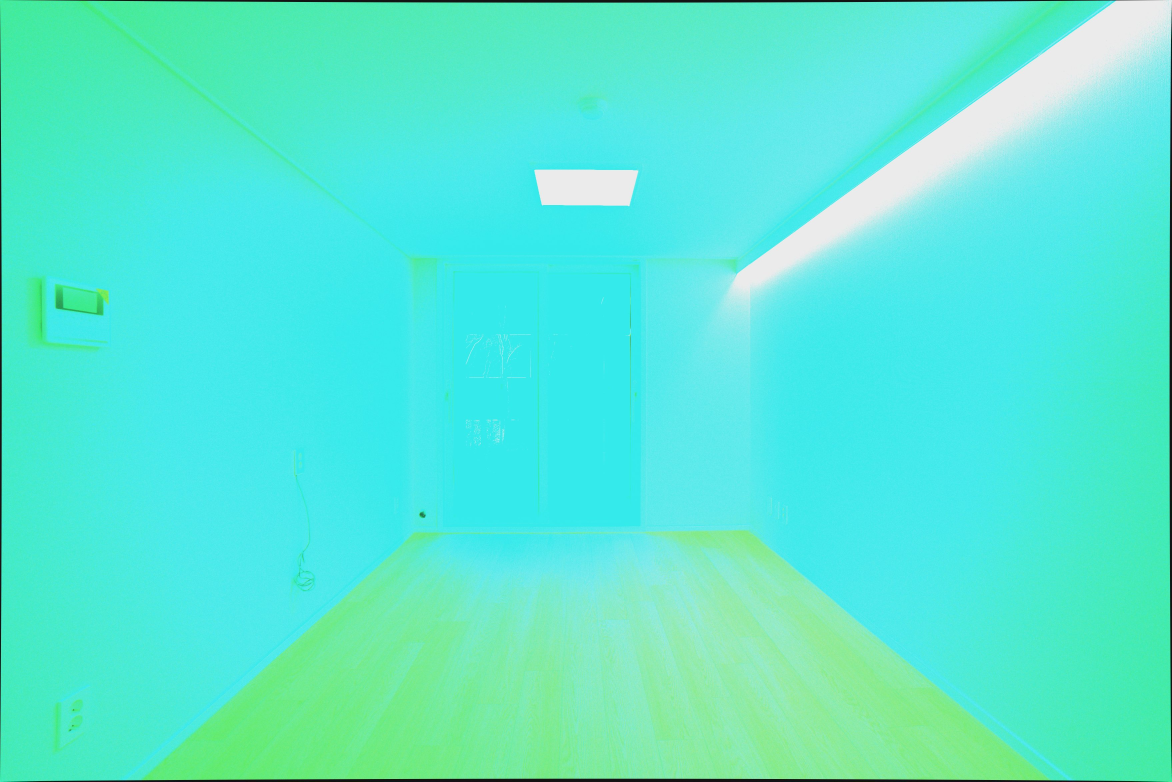
#> input picture tools/darktable-gemini-batch/style_samples/sample_A.jpg, 3514 x 2344 px (shown at 1/3 size)
$ python interior_highlight_recovery.py darktable-gemini-batch/style_samples/sample_A.jpg --dir darktable-gemini-batch/style_samples
#> lines starting #> are read from the running program, lines starting #| are printed output that depends on the picture; after the words box and inside, x2 and y2 are one past the last pixel; in counts of white or black regions, pixels touching at a corner belong together
#!/usr/bin/env python3
"""
인테리어 영상: 왼쪽 상단 ROI + 루마 키로 하이라이트만 억제(전역 노출 감소 없음),
OpenCV로 질감·인페인트 유사 복원, FFmpeg gradfun + unsharp + greyedge + colortemperature.

  pip install -r tools/requirements-interior-video.txt
  python3 tools/interior_highlight_recovery.py clip.mp4 -o out.mp4 --print-params
"""

from __future__ import annotations

import argparse
import subprocess
import sys
import tempfile
import threading
from dataclasses import dataclass
from pathlib import Path
from typing import Iterable

import auto_exposure_wb as aew

try:
    import cv2
    import numpy as np
except ImportError as e:
    cv2 = None  # type: ignore
    np = None  # type: ignore
    _IMPORT_ERR = e
else:
    _IMPORT_ERR = None

VIDEO_EXTS = aew.VIDEO_EXTS
IMAGE_EXTS = aew.IMAGE_EXTS

WARM_K_MIN = 6500.0
WARM_K_MAX = 7200.0
DEFAULT_WARM_K = 6850.0


@dataclass(frozen=True)
class HighlightAnalysis:
    """샘플 프레임 기준 자동 분석 결과."""

    frame_w: int
    frame_h: int
    roi_xywh: tuple[int, int, int, int]
    luma_key_t: float
    key_softness: float
    compress_gain: float
    clipped_frac_roi: float
    texture_hf_gain: float
    inpaint_radius: int
    inpaint_blend: float
    gradfun_strength: float
    gradfun_radius: int
    unsharp_lx: int
    unsharp_ly: int
    unsharp_la: float
    colortemperature_k: float


def _require_cv() -> None:
    if cv2 is None or np is None:
        raise ImportError(
            "OpenCV·NumPy가 필요합니다. 예: pip install -r tools/requirements-interior-video.txt"
        ) from _IMPORT_ERR


# [54 lines left out: functions _ffprobe_video_size_fps, _read_bgr, not called in this run]


def _read_image_bgr(path: Path) -> np.ndarray | None:
    _require_cv()
    im = cv2.imread(str(path), cv2.IMREAD_COLOR)
    return im


def _default_left_top_roi(w: int, h: int) -> tuple[int, int, int, int]:
    rw = max(32, int(w * 0.48))
    rh = max(32, int(h * 0.42))
    return 0, 0, rw, rh


def _tighten_roi_to_clipping(
    L: np.ndarray,
    blown: np.ndarray,
    w: int,
    h: int,
    base_roi: tuple[int, int, int, int],
    margin_frac: float = 0.04,
) -> tuple[int, int, int, int]:
    x0, y0, rw, rh = base_roi
    sub = blown[y0 : y0 + rh, x0 : x0 + rw]
    if not np.any(sub):
        return base_roi
    ys, xs = np.where(sub)
    my = int(max(4, h * margin_frac))
    mx = int(max(4, w * margin_frac))
    xa = max(0, x0 + int(xs.min()) - mx)
    ya = max(0, y0 + int(ys.min()) - my)
    xb = min(w, x0 + int(xs.max()) + mx + 1)
    yb = min(h, y0 + int(ys.max()) + my + 1)
    return xa, ya, max(32, xb - xa), max(32, yb - ya)


def analyze_highlight_clipping(
    bgr: np.ndarray,
    *,
    manual_roi_xywh: tuple[int, int, int, int] | None = None,
    manual_roi_norm: tuple[float, float, float, float] | None = None,
) -> HighlightAnalysis:
    """
    날림 정도에 따라 ROI·루마 키·압축·질감·gradfun·unsharp·색온도를 자동 산출.
    manual_roi_norm: (x, y, w, h) 각 0~1 비율(왼쪽 위 기준).
    """
    _require_cv()
    h, w = bgr.shape[:2]
    if manual_roi_xywh is not None:
        x, y, rw, rh = manual_roi_xywh
        roi = (max(0, x), max(0, y), max(32, min(rw, w - x)), max(32, min(rh, h - y)))
    elif manual_roi_norm is not None:
        nx, ny, nw, nh = manual_roi_norm
        roi = (
            int(nx * w),
            int(ny * h),
            max(32, int(nw * w)),
            max(32, int(nh * h)),
        )
        roi = (
            max(0, min(roi[0], w - 32)),
            max(0, min(roi[1], h - 32)),
            min(roi[2], w - roi[0]),
            min(roi[3], h - roi[1]),
        )
    else:
        roi = _default_left_top_roi(w, h)

    lab = cv2.cvtColor(bgr, cv2.COLOR_BGR2LAB)
    L = lab[:, :, 0].astype(np.float32)
    x0, y0, rw, rh = roi
    x0 = max(0, min(x0, w - 1))
    y0 = max(0, min(y0, h - 1))
    rw = max(32, min(rw, w - x0))
    rh = max(32, min(rh, h - y0))
    roi = (x0, y0, rw, rh)

    Lroi = L[y0 : y0 + rh, x0 : x0 + rw]
    maxc = np.max(bgr[y0 : y0 + rh, x0 : x0 + rw], axis=2).astype(np.float32)
    blown = (Lroi > 248.0) | (maxc > 250.0)
    clipped_frac = float(np.mean(blown)) if blown.size else 0.0

    roi = _tighten_roi_to_clipping(L, blown, w, h, roi)
    x0, y0, rw, rh = roi
    Lroi = L[y0 : y0 + rh, x0 : x0 + rw]
    maxc = np.max(bgr[y0 : y0 + rh, x0 : x0 + rw], axis=2).astype(np.float32)
    blown = (Lroi > 247.5) | (maxc > 249.0)
    clipped_frac = max(clipped_frac, float(np.mean(blown)) if blown.size else 0.0)

    flat = Lroi.ravel()
    if flat.size < 64:
        t_key = 230.0
    else:
        pct = 90.0 - min(18.0, clipped_frac * 80.0)
        t_key = float(np.percentile(flat, pct))
        t_key = max(200.0, min(252.0, t_key))

    key_softness = 10.0 + (1.0 - min(1.0, clipped_frac * 4.0)) * 14.0
    compress_gain = 0.42 + min(0.48, clipped_frac * 2.2 + (float(np.percentile(flat, 99)) - 235.0) * 0.04)
    compress_gain = max(0.28, min(0.92, compress_gain))

    texture_hf_gain = 0.28 + min(0.55, clipped_frac * 1.8)
    inpaint_radius = int(3 + min(6, round(clipped_frac * 25)))
    inpaint_blend = 0.12 + min(0.28, clipped_frac * 1.5)

    gf = 2.2 + min(14.0, clipped_frac * 55.0 + (252.0 - t_key) * 0.15)
    gf = max(1.8, min(18.0, gf))
    gr = int(10 + min(14, round(clipped_frac * 40)))

    us_la = 0.55 + min(0.85, clipped_frac * 1.1)
    if clipped_frac < 0.02:
        us_la = max(0.45, us_la * 0.85)

    wk = DEFAULT_WARM_K - min(350.0, clipped_frac * 600.0)
    wk = max(WARM_K_MIN, min(WARM_K_MAX, wk))

    return HighlightAnalysis(
        frame_w=w,
        frame_h=h,
        roi_xywh=roi,
        luma_key_t=t_key,
        key_softness=key_softness,
        compress_gain=compress_gain,
        clipped_frac_roi=clipped_frac,
        texture_hf_gain=texture_hf_gain,
        inpaint_radius=inpaint_radius,
        inpaint_blend=inpaint_blend,
        gradfun_strength=gf,
        gradfun_radius=gr,
        unsharp_lx=5,
        unsharp_ly=5,
        unsharp_la=us_la,
        colortemperature_k=wk,
    )


def _roi_weight_map(
    h: int,
    w: int,
    roi: tuple[int, int, int, int],
    feather_px: float,
) -> np.ndarray:
    x0, y0, rw, rh = roi
    m = np.zeros((h, w), dtype=np.float32)
    m[y0 : y0 + rh, x0 : x0 + rw] = 1.0
    k = max(3, int(feather_px * 2) | 1)
    m = cv2.GaussianBlur(m, (k, k), feather_px * 0.35)
    return np.clip(m, 0.0, 1.0)


def _luma_key_blend(L: np.ndarray, T: float, softness: float, roi_w: np.ndarray) -> np.ndarray:
    t = (L.astype(np.float32) - T) / max(softness, 1e-3)
    t = np.clip(t, 0.0, 1.0)
    t = t * t * (3.0 - 2.0 * t)
    return np.clip(t * roi_w, 0.0, 1.0)


def _compress_luma_masked(L: np.ndarray, blend: np.ndarray, T: float, gain: float) -> np.ndarray:
    """T 위 초과분만 gain 비율로 유지(나머지는 낮춤). 전역 스케일 아님."""
    Lf = L.astype(np.float32)
    excess = np.maximum(0.0, Lf - T)
    reduced = T + excess * gain
    return np.clip(Lf * (1.0 - blend) + reduced * blend, 0.0, 255.0)


def _texture_restore_inpaint_like(
    bgr_orig: np.ndarray,
    L_compressed: np.ndarray,
    lab_orig: np.ndarray,
    key_blend: np.ndarray,
    severe_mask: np.ndarray,
    analysis: HighlightAnalysis,
) -> tuple[np.ndarray, np.ndarray, np.ndarray]:
    """고주파 재주입 + 심한 날림 구역만 가벼운 인페인트 블렌드."""
    L0 = lab_orig[:, :, 0].astype(np.float32)
    blur = cv2.GaussianBlur(L0, (0, 0), 1.6)
    hf = L0 - blur
    g = (key_blend * analysis.texture_hf_gain).astype(np.float32)
    L1 = L_compressed.astype(np.float32) + hf * g
    L1 = np.clip(L1, 0.0, 255.0)

    if np.any(severe_mask) and analysis.inpaint_blend > 0.02:
        sm = (severe_mask.astype(np.uint8) * 255)
        rad = max(1, analysis.inpaint_radius)
        telea = cv2.inpaint(bgr_orig, sm, rad, cv2.INPAINT_TELEA)
        tlab = cv2.cvtColor(telea, cv2.COLOR_BGR2LAB)
        b = (cv2.GaussianBlur(key_blend, (0, 0), 2.0) * analysis.inpaint_blend).astype(np.float32)
        L1 = L1 * (1.0 - b) + tlab[:, :, 0].astype(np.float32) * b
        L1 = np.clip(L1, 0.0, 255.0)

    lab2 = lab_orig.copy()
    lab2[:, :, 0] = L1.astype(np.uint8)
    return lab2[:, :, 0], lab2[:, :, 1], lab2[:, :, 2]


def _process_frame_bgr(bgr: np.ndarray, analysis: HighlightAnalysis) -> np.ndarray:
    _require_cv()
    h, w = bgr.shape[:2]
    lab = cv2.cvtColor(bgr, cv2.COLOR_BGR2LAB)
    L = lab[:, :, 0].astype(np.float32)

    roi_w = _roi_weight_map(h, w, analysis.roi_xywh, feather_px=12.0)
    kb = _luma_key_blend(L, analysis.luma_key_t, analysis.key_softness, roi_w)
    Lc = _compress_luma_masked(L, kb, analysis.luma_key_t, analysis.compress_gain)

    x0, y0, rw, rh = analysis.roi_xywh
    Lroi = L[y0 : y0 + rh, x0 : x0 + rw]
    severe = np.zeros((h, w), dtype=bool)
    severe[y0 : y0 + rh, x0 : x0 + rw] = Lroi > 252.0

    Lf, a, bch = _texture_restore_inpaint_like(bgr, Lc, lab, kb, severe, analysis)
    lab_out = cv2.merge(
        [
            Lf.astype(np.uint8),
            np.clip(a, 0, 255).astype(np.uint8),
            np.clip(bch, 0, 255).astype(np.uint8),
        ]
    )
    return cv2.cvtColor(lab_out, cv2.COLOR_LAB2BGR)


def _build_ffmpeg_vf_tail(analysis: HighlightAnalysis) -> str:
    return ",".join(
        [
            f"gradfun=strength={analysis.gradfun_strength:.3f}:radius={analysis.gradfun_radius}",
            f"unsharp=lx={analysis.unsharp_lx}:ly={analysis.unsharp_ly}:la={analysis.unsharp_la:.4f}"
            f":cx=5:cy=5:ca=0",
            "greyedge=difford=1:minknorm=1:sigma=1",
            f"colortemperature=temperature={analysis.colortemperature_k:.1f}:mix=1:pl=0.1",
        ]
    )


def apply_interior_highlight_recovery(
    src: Path,
    dst: Path | None = None,
    *,
    sample_sec: float | None = None,
    manual_roi_xywh: tuple[int, int, int, int] | None = None,
    manual_roi_norm: tuple[float, float, float, float] | None = None,
    video_crf: int = 19,
    video_preset: str = "medium",
    overwrite: bool = True,
    return_analysis: bool = False,
) -> Path | tuple[Path, HighlightAnalysis]:
    """
    단일 함수: 분석 → 프레임별 마스크 루마 키 하이라이트 복원 → 파이프로 FFmpeg
    (gradfun, unsharp, greyedge, colortemperature).

    전역 노출(brightness) 감소는 사용하지 않음.
    """
    _require_cv()
    src = Path(src).resolve()
    if not src.is_file():
        raise FileNotFoundError(f"없는 파일: {src}")

    suf = src.suffix.lower()
    is_video = suf in VIDEO_EXTS
    is_image = suf in IMAGE_EXTS
    if not is_video and not is_image:
        raise ValueError(f"지원하지 않는 형식: {src.suffix}")

    if dst is None:
        dst = src.parent / f"{src.stem}_hl_recover{src.suffix}"
    else:
        dst = Path(dst).resolve()
    dst.parent.mkdir(parents=True, exist_ok=True)

    if is_image:
        bgr = _read_image_bgr(src)
        if bgr is None:
            raise RuntimeError(f"이미지 로드 실패: {src}")
        analysis = analyze_highlight_clipping(
            bgr,
            manual_roi_xywh=manual_roi_xywh,
            manual_roi_norm=manual_roi_norm,
        )
        out_bgr = _process_frame_bgr(bgr, analysis)
        vf = _build_ffmpeg_vf_tail(analysis)
        h, w = out_bgr.shape[:2]
        with tempfile.NamedTemporaryFile(suffix=".bgr", delete=False) as tf:
            raw_path = Path(tf.name)
            tf.write(out_bgr.tobytes())
        try:
            cmd = [
                "ffmpeg",
                "-hide_banner",
                "-loglevel",
                "warning",
            ]
            if overwrite:
                cmd.append("-y")
            cmd.extend(
                [
                    "-f",
                    "rawvideo",
                    "-pix_fmt",
                    "bgr24",
                    "-s",
                    f"{w}x{h}",
                    "-i",
                    str(raw_path),
                    "-vf",
                    vf,
                    "-frames:v",
                    "1",
                ]
            )
            ext = dst.suffix.lower()
            if ext in (".jpg", ".jpeg"):
                cmd.extend(["-q:v", "2"])
            elif ext == ".png":
                pass
            else:
                cmd.extend(["-q:v", "2"])
            cmd.append(str(dst))
            r = subprocess.run(cmd, capture_output=True, text=True)
            if r.returncode != 0:
                raise RuntimeError((r.stderr or r.stdout or "")[:900])
        finally:
            raw_path.unlink(missing_ok=True)
        if return_analysis:
            return dst, analysis
        return dst

    ss = float(sample_sec) if sample_sec is not None else aew.pick_sample_sec(src)
    probe = _ffprobe_video_size_fps(src)
    sample_bgr = _read_bgr(src, at_sec=ss)
    if sample_bgr is None:
        raise RuntimeError("샘플 프레임을 읽을 수 없습니다.")
    analysis = analyze_highlight_clipping(
        sample_bgr,
        manual_roi_xywh=manual_roi_xywh,
        manual_roi_norm=manual_roi_norm,
    )

    cap = cv2.VideoCapture(str(src))
    if not cap.isOpened():
        raise RuntimeError("OpenCV로 영상을 열 수 없습니다.")
    w = int(cap.get(cv2.CAP_PROP_FRAME_WIDTH))
    h = int(cap.get(cv2.CAP_PROP_FRAME_HEIGHT))
    fps = cap.get(cv2.CAP_PROP_FPS)
    if fps is None or fps < 1 or fps > 120:
        fps = float(probe[2]) if probe else 25.0
    fps = float(fps)

    if probe and (w != probe[0] or h != probe[1]):
        w, h = probe[0], probe[1]

    vf = _build_ffmpeg_vf_tail(analysis)
    cmd: list[str | Path] = [
        "ffmpeg",
        "-hide_banner",
        "-loglevel",
        "warning",
    ]
    if overwrite:
        cmd.append("-y")
    cmd.extend(
        [
            "-f",
            "rawvideo",
            "-pix_fmt",
            "bgr24",
            "-s",
            f"{w}x{h}",
            "-r",
            f"{fps:.4f}",
            "-i",
            "pipe:0",
        ]
    )
    has_audio = aew._ffprobe_has_audio(src)
    if has_audio:
        cmd.extend(["-i", str(src), "-map", "0:v:0", "-map", "1:a:0"])
        cmd.extend(["-c:a", "copy", "-shortest"])
    else:
        cmd.extend(["-map", "0:v:0"])
    cmd.extend(
        [
            "-vf",
            vf,
            "-c:v",
            "libx264",
            "-crf",
            str(int(video_crf)),
            "-preset",
            video_preset,
            "-pix_fmt",
            "yuv420p",
            "-movflags",
            "+faststart",
            str(dst),
        ]
    )

    proc = subprocess.Popen(
        cmd,
        stdin=subprocess.PIPE,
        stderr=subprocess.PIPE,
        bufsize=w * h * 3 * 2,
    )
    assert proc.stdin is not None
    err_buf = bytearray()

    # [7 lines left out: function _drain_stderr, not called in this run]

    drain_t = threading.Thread(target=_drain_stderr, daemon=True)
    drain_t.start()
    try:
        while True:
            ok, frame = cap.read()
            if not ok:
                break
            if frame.shape[1] != w or frame.shape[0] != h:
                frame = cv2.resize(frame, (w, h), interpolation=cv2.INTER_AREA)
            out = _process_frame_bgr(frame, analysis)
            proc.stdin.write(out.tobytes())
    finally:
        cap.release()
        proc.stdin.close()
    code = proc.wait()
    drain_t.join(timeout=30.0)
    err = err_buf.decode("utf-8", errors="replace")
    if code != 0:
        raise RuntimeError(f"ffmpeg 실패: {err[:900]}")

    if return_analysis:
        return dst, analysis
    return dst


def _iter_videos(d: Path, recursive: bool) -> Iterable[Path]:
    it = d.rglob("*") if recursive else d.iterdir()
    for p in it:
        if p.is_file() and p.suffix.lower() in VIDEO_EXTS | IMAGE_EXTS:
            yield p


def main() -> None:
    parser = argparse.ArgumentParser(
        description="ROI+루마 키 하이라이트 복원(OpenCV) + gradfun·unsharp·WB(FFmpeg)"
    )
    parser.add_argument("inputs", nargs="*", type=Path)
    parser.add_argument("-o", "--output", type=Path, default=None)
    parser.add_argument("--dir", type=Path, default=None)
    parser.add_argument("-r", "--recursive", action="store_true")
    parser.add_argument("--sample-sec", type=float, default=None)
    parser.add_argument(
        "--roi-norm",
        type=float,
        nargs=4,
        metavar=("X", "Y", "W", "H"),
        default=None,
        help="정규화 ROI 0~1: 왼쪽 위 (x,y,w,h)",
    )
    parser.add_argument(
        "--roi-pixels",
        type=int,
        nargs=4,
        metavar=("X", "Y", "W", "H"),
        default=None,
        help="픽셀 ROI (x,y,w,h). --roi-norm 보다 우선",
    )
    parser.add_argument("--print-params", action="store_true")
    parser.add_argument("--crf", type=int, default=19)
    args = parser.parse_args()

    paths: list[Path] = list(args.inputs)
    if args.dir:
        d = args.dir.resolve()
        if not d.is_dir():
            print(f"폴더가 아닙니다: {d}", file=sys.stderr)
            sys.exit(1)
        paths.extend(sorted(_iter_videos(d, args.recursive)))
    if not paths:
        parser.print_help()
        sys.exit(1)

    roi_n = tuple(args.roi_norm) if args.roi_norm is not None else None
    roi_px = tuple(args.roi_pixels) if args.roi_pixels is not None else None
    out_arg = args.output

    for p in paths:
        p = p.resolve()
        if not p.is_file():
            continue
        if out_arg is not None and out_arg.is_dir():
            od = out_arg / f"{p.stem}_hl_recover{p.suffix}"
        elif out_arg is not None and len(paths) == 1:
            od = out_arg
        else:
            od = None
        try:
            res = apply_interior_highlight_recovery(
                p,
                od,
                sample_sec=args.sample_sec,
                manual_roi_xywh=roi_px,
                manual_roi_norm=roi_n if roi_px is None else None,
                video_crf=args.crf,
                return_analysis=args.print_params,
            )
#> in _read_image_bgr, im is the input picture: shape (2344, 3514, 3); mean B, G, R 210.3, 233.2, 87.2
#> in analyze_highlight_clipping, `L = lab[:, :, 0].astype(np.float32)`:
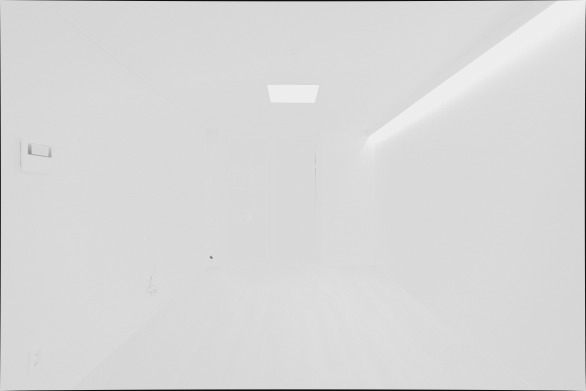
#> L: shape (2344, 3514) float32 (shown at 1/6 size); min 8, max 250, mean 216.2
#> in analyze_highlight_clipping, `Lroi = L[y0 : y0 + rh, x0 : x0 + rw]`:
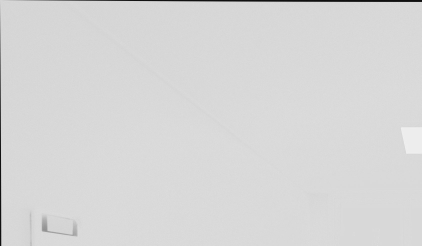
#> Lroi: shape (984, 1686) float32 (shown at 1/4 size); min 10, max 249, mean 214.6
#> in analyze_highlight_clipping, `maxc = np.max(bgr[y0 : y0 + rh, x0 : x0 + rw], axis=2).astype(np.float..`:
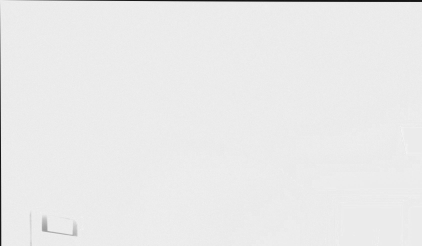
#> maxc: shape (984, 1686) float32 (shown at 1/4 size); min 15, max 255, mean 233.4
#> in analyze_highlight_clipping, `blown = (Lroi > 248.0) | (maxc > 250.0)`:
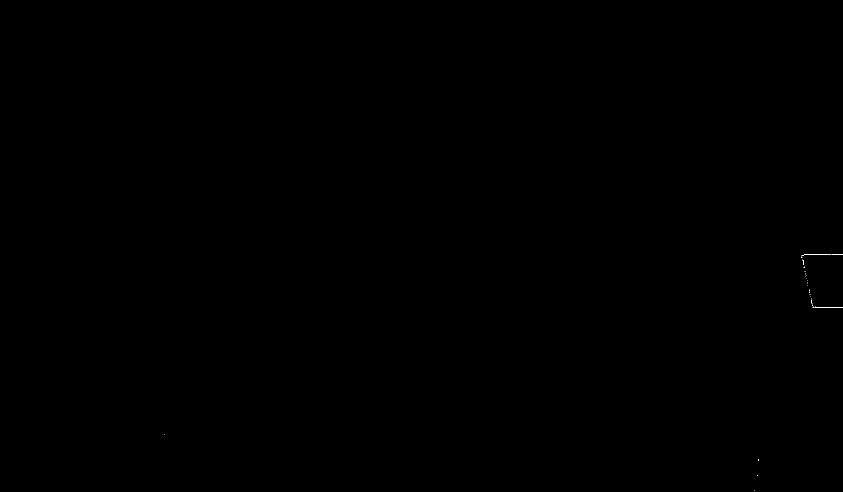
#> blown: shape (984, 1686) bool (shown at 1/2 size); 0.01% white in thin lines or dots, all inside (x1, y1, x2, y2) = (328, 509, 1686, 982)
#> in analyze_highlight_clipping, `clipped_frac = float(np.mean(blown)) if blown.size else 0.0`: clipped_frac = 0.000127
#> in _tighten_roi_to_clipping, `ys, xs = np.where(sub)`: ys = 211 values from 509 to 981; xs = 211 values, max 1685 at index 76, min 328 at index 203, mean 1627.9
#> in _tighten_roi_to_clipping, `xa = max(0, x0 + int(xs.min()) - mx)`: xa = 188
#> in _tighten_roi_to_clipping, `ya = max(0, y0 + int(ys.min()) - my)`: ya = 416
#> in _tighten_roi_to_clipping, `xb = min(w, x0 + int(xs.max()) + mx + 1)`: xb = 1826
#> in _tighten_roi_to_clipping, `yb = min(h, y0 + int(ys.max()) + my + 1)`: yb = 1075
#> in analyze_highlight_clipping, `roi = _tighten_roi_to_clipping(L, blown, w, h, roi)`: roi = (188, 416, 1638, 659)
#> in analyze_highlight_clipping, `x0, y0, rw, rh = roi`: x0 = 188; y0 = 416; rw = 1638; rh = 659
#> in analyze_highlight_clipping, `Lroi = L[y0 : y0 + rh, x0 : x0 + rw]`:
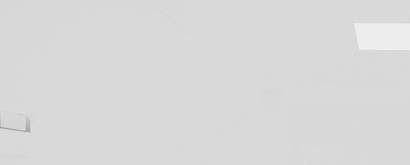
#> Lroi: shape (659, 1638) float32 (shown at 1/4 size); min 147, max 249, mean 217.1
#> in analyze_highlight_clipping, `blown = (Lroi > 247.5) | (maxc > 249.0)`:
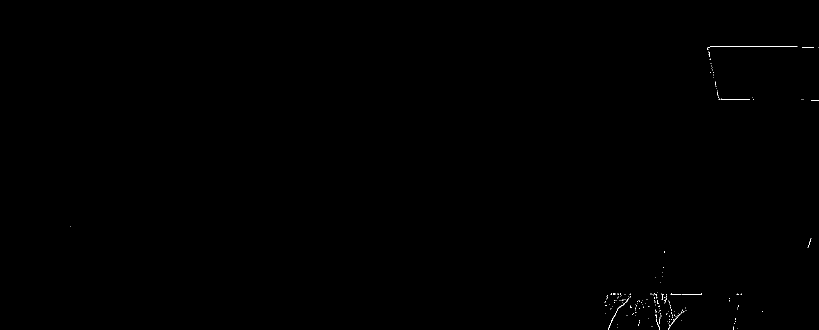
#> blown: shape (659, 1638) bool (shown at 1/2 size); 0.1% white in thin lines or dots, all inside (x1, y1, x2, y2) = (140, 93, 1638, 659)
#> in analyze_highlight_clipping, `clipped_frac = max(clipped_frac, float(np.mean(blown)) if blown.size e..`: clipped_frac = 0.00096
#> in analyze_highlight_clipping, `pct = 90.0 - min(18.0, clipped_frac * 80.0)`: pct = 89.92
#> (the rest of the program and of its run is left out)
